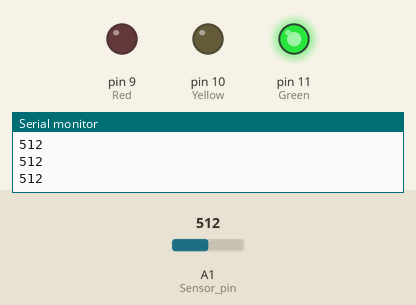
Simulated run of this sketch. Board: Arduino Uno, built with avr-gcc and run on an emulated ATmega328P. Shown: output pins drawn as LEDs (lit = HIGH), the last lines printed to the serial monitor. Inputs (shaded band) come from the test bench; at power-on: A1 (Sensor_pin) = 512.

Above: at 1.2 s.
1.3 s: A1 (Sensor_pin) set to 734
2.8 s: A1 (Sensor_pin) set to 768
At 3.8 s:
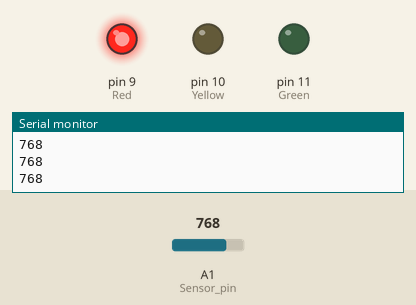
4.4 s: A1 (Sensor_pin) set to 740
At 5.2 s:
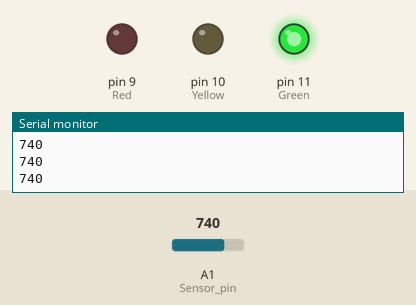
6.0 s: A1 (Sensor_pin) set to 760
At 6.6 s:
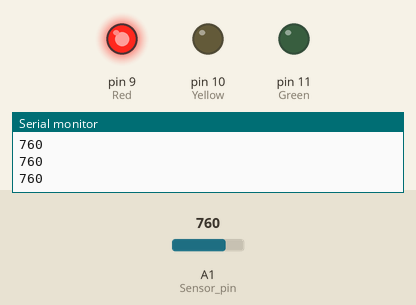
Timing chart, 0 to 8.6 s (numbered marks = the images above; inputs shaded):
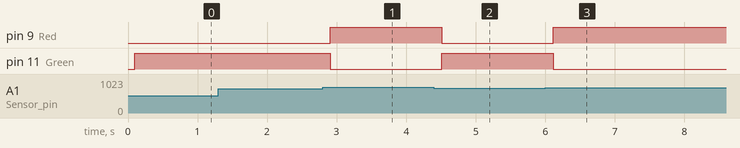

The sketch:

6_Moisture_LED.ino
```cpp
int Sensor_pin = A1;  // 토양수분센서 핀을 A1으로 설정
int Red = 9;
int Yellow = 10;
int Green = 11;


void setup() {
  Serial.begin(9600);
  pinMode(Red, OUTPUT);
  pinMode(Yellow, OUTPUT);
  pinMode(Green, OUTPUT);
}

void loop() {
  int Soil_moisture = analogRead(A1); //Soil_Moisture에 아날로그값 저장
  Serial.println(Soil_moisture); //토양수분감지모듈의 아날로그 값 출력
  delay(100);

  if (Soil_moisture < 750)
  {
    digitalWrite(Red, LOW); //빨간색 LED OFF!
    digitalWrite(Yellow, LOW); //노란색 LED OFF!
    digitalWrite(Green, HIGH); //초록색 LED ON!
  }
  else
  {
    digitalWrite(Red, HIGH); //빨간색 LED ON!
    digitalWrite(Yellow, LOW); //노란색 LED OFF!
    digitalWrite(Green, LOW); //초록색 LED OFF!
  }

}
```

Measured:
- the behaviour switches between 749 and 750 on A1 (Sensor_pin) (found by bisection; images 0 and 1)
- after the input at 2.8 s, pin 9 (Red): LOW → HIGH after 0.11 s; pin 11 (Green): HIGH → LOW after 0.11 s
- after the input at 4.4 s, pin 9 (Red): HIGH → LOW after 0.11 s; pin 11 (Green): LOW → HIGH after 0.11 s
- after the input at 6.0 s, pin 9 (Red): LOW → HIGH after 0.12 s; pin 11 (Green): HIGH → LOW after 0.12 s
